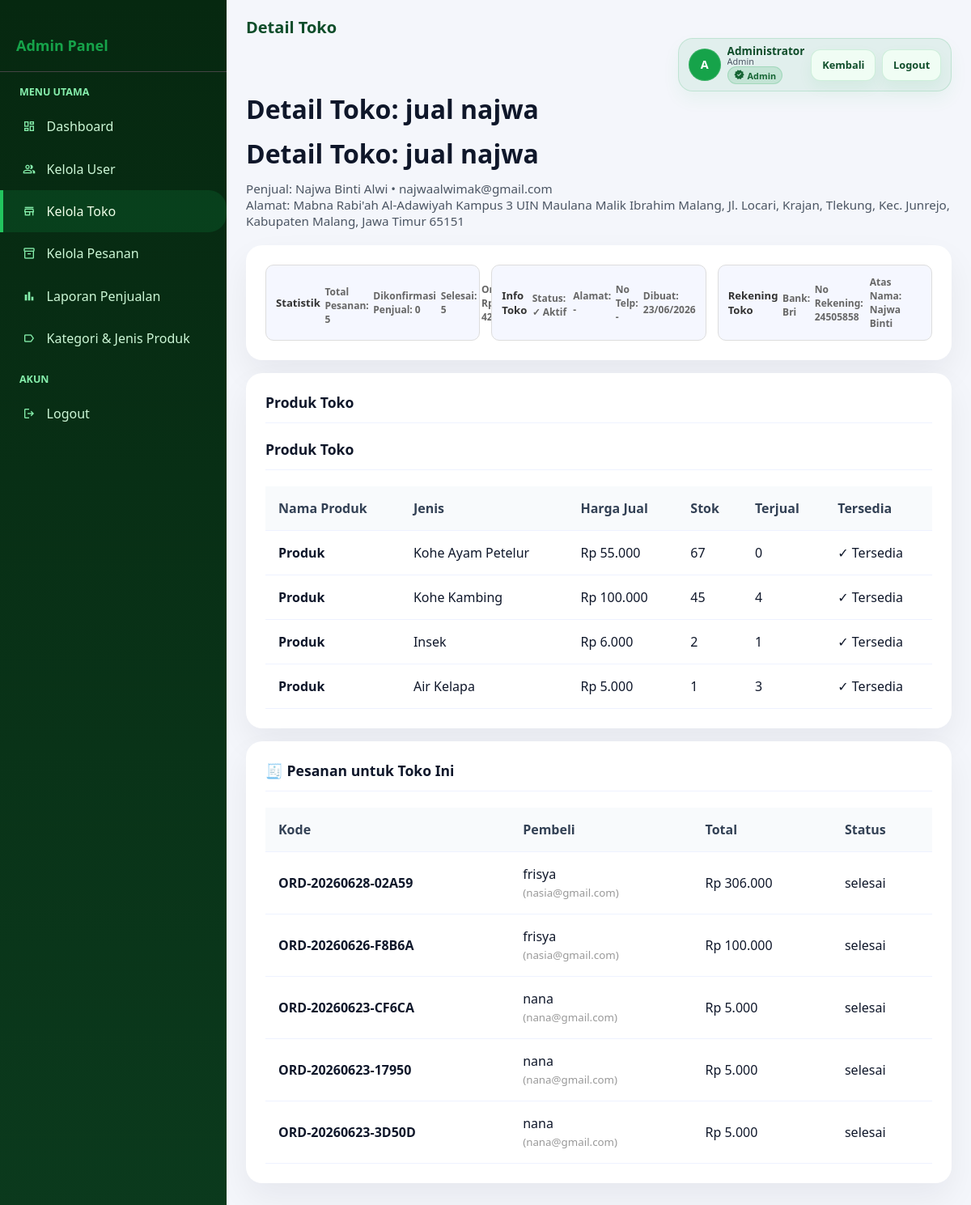
/admin/toko_detail.php?id=1 (signed in), run on the app's committed database.
### tables this page shows
CREATE TABLE `toko` (
  `id` int(10) UNSIGNED NOT NULL,
  `user_id` int(10) UNSIGNED NOT NULL,
  `nama_toko` varchar(150) NOT NULL,
  `deskripsi` text DEFAULT NULL,
  `foto_toko` varchar(255) DEFAULT NULL,
  `bank_nama` varchar(100) DEFAULT NULL,
  `no_rekening` varchar(50) DEFAULT NULL,
  `nama_rekening` varchar(150) DEFAULT NULL,
  `total_terjual` int(10) UNSIGNED NOT NULL DEFAULT 0,
  `is_active` tinyint(1) NOT NULL DEFAULT 1,
  `created_at` datetime NOT NULL DEFAULT current_timestamp(),
  `updated_at` datetime NOT NULL DEFAULT current_timestamp() ON UPDATE current_timestamp()
);

CREATE TABLE `users` (
  `id` int(10) UNSIGNED NOT NULL,
  `nama` varchar(150) NOT NULL,
  `angkatan` varchar(30) NOT NULL COMMENT 'Contoh: 2020, 2021, Alumni',
  `jenis_keanggotaan` enum('penjual','bukan_penjual') NOT NULL,
  `alamat` text NOT NULL,
  `no_telp` varchar(30) DEFAULT NULL COMMENT 'Nomor telepon pengguna',
  `email` varchar(150) NOT NULL,
  `password` varchar(255) NOT NULL COMMENT 'Bcrypt hash',
  `role` enum('admin','penjual','pembeli') NOT NULL DEFAULT 'pembeli',
  `is_active` tinyint(1) NOT NULL DEFAULT 1,
  `created_at` datetime NOT NULL DEFAULT current_timestamp(),
  `updated_at` datetime NOT NULL DEFAULT current_timestamp() ON UPDATE current_timestamp()
);

CREATE TABLE `produk` (
  `id` int(10) UNSIGNED NOT NULL,
  `toko_id` int(10) UNSIGNED NOT NULL,
  `jenis_produk_id` smallint(5) UNSIGNED NOT NULL,
  `jumlah_stok` decimal(12,2) NOT NULL DEFAULT 0.00 COMMENT 'Jumlah penjualan (liter/kg)',
  `harga_jual` decimal(15,2) NOT NULL DEFAULT 0.00 COMMENT 'Harga per liter/kg, tidak termasuk ongkir',
  `deskripsi` text DEFAULT NULL,
  `foto_produk` varchar(255) DEFAULT NULL,
  `is_tersedia` tinyint(1) NOT NULL DEFAULT 1,
  `created_at` datetime NOT NULL DEFAULT current_timestamp(),
  `updated_at` datetime NOT NULL DEFAULT current_timestamp() ON UPDATE current_timestamp()
);

CREATE TABLE `jenis_produk` (
  `id` smallint(5) UNSIGNED NOT NULL,
  `kategori_id` tinyint(3) UNSIGNED NOT NULL,
  `nama_jenis` varchar(100) NOT NULL,
  `satuan` enum('liter','kg') NOT NULL
);

CREATE TABLE `pesanan` (
  `id` int(10) UNSIGNED NOT NULL,
  `kode_pesanan` varchar(30) NOT NULL COMMENT 'Format: ORD-YYYYMMDD-XXXXX',
  `pembeli_id` int(10) UNSIGNED NOT NULL,
  `toko_id` int(10) UNSIGNED NOT NULL,
  `total_harga` decimal(15,2) NOT NULL DEFAULT 0.00,
  `ongkir` decimal(15,2) NOT NULL DEFAULT 0.00,
  `grand_total` decimal(15,2) NOT NULL DEFAULT 0.00,
  `alamat_kirim` text NOT NULL,
  `catatan` text DEFAULT NULL,
  `status` enum('menunggu_konfirmasi','dikonfirmasi','diproses','dikirim','selesai','dibatalkan') NOT NULL DEFAULT 'menunggu_konfirmasi',
  `metode_bayar` enum('transfer','cod','ewallet') NOT NULL DEFAULT 'transfer',
  `bukti_bayar` varchar(255) DEFAULT NULL,
  `created_at` datetime NOT NULL DEFAULT current_timestamp(),
  `updated_at` datetime NOT NULL DEFAULT current_timestamp() ON UPDATE current_timestamp(),
  `bukti_pembayaran` varchar(255) DEFAULT NULL COMMENT 'File bukti pembayaran untuk admin review',
  `bukti_pengiriman` varchar(255) DEFAULT NULL COMMENT 'File bukti pengiriman dari penjual',
  `admin_approval_status` enum('pending','approved','rejected') NOT NULL DEFAULT 'pending' COMMENT 'Status persetujuan admin'
);

### Koneksi.php (called while the page is built, shortened)
<?php
function format_rupiah($nominal) {
    return "Rp " . number_format($nominal, 0, ',', '.');
}
?>

### admin/toko_detail.php (the view, shortened to what this page needs)
<?php
include '../Koneksi.php';
$toko_id = isset($_GET['id']) ? (int)$_GET['id'] : 0;
$toko = mysqli_fetch_assoc(mysqli_query($koneksi, "
    SELECT t.*,
           u.nama AS penjual_nama,
           u.email AS penjual_email,
           u.alamat AS penjual_alamat,
           u.no_telp AS penjual_no_telp,
           u.angkatan AS penjual_angkatan
    FROM toko t
    JOIN users u ON t.user_id = u.id
    WHERE t.id = {$toko_id}
    LIMIT 1
"));
$stats = mysqli_fetch_assoc(mysqli_query($koneksi, "
    SELECT
        COUNT(*) AS total_pesanan,
        SUM(CASE WHEN p.status = 'dikonfirmasi' THEN 1 ELSE 0 END) AS total_dikonfirmasi,
        SUM(CASE WHEN p.status = 'selesai' OR p.status = 'completed' OR p.status = 'dibayar' THEN 1 ELSE 0 END) AS total_selesai,
        COALESCE(SUM(p.grand_total),0) AS total_omzet
    FROM pesanan p
    WHERE p.toko_id = {$toko_id}
"));
$stats = $stats ?: ['total_pesanan'=>0,'total_selesai'=>0,'total_dikonfirmasi'=>0,'total_omzet'=>0];
$produk = mysqli_query($koneksi, "
    SELECT pr.*,
           jp.nama_jenis,
           jp.satuan,
           (
               SELECT COALESCE(SUM(dp.jumlah),0)
               FROM detail_pesanan dp
               WHERE dp.produk_id = pr.id
           ) AS terjual_jumlah
    FROM produk pr
    JOIN jenis_produk jp ON pr.jenis_produk_id = jp.id
    WHERE pr.toko_id = {$toko_id}
    ORDER BY pr.created_at DESC
");
$pesanan = mysqli_query($koneksi, "
    SELECT p.*,
           u.nama AS pembeli_nama,
           u.email AS pembeli_email
    FROM pesanan p
    JOIN users u ON p.pembeli_id = u.id
    WHERE p.toko_id = {$toko_id}
    ORDER BY p.created_at DESC
");
?>
<!DOCTYPE html>
<html>
<head>
    <link rel="stylesheet" href="../admin/Style.css">
</head>
<body>
<div class="wrapper">
    <div class="sidebar">
        <div style="padding: 20px; border-bottom: 1px solid #444;">
            <h3 style="color: #16a34a; font-size: 18px;">Admin Panel</h3>
        </div>
        <ul class="sidebar-menu">
            <li class="sidebar-title">Menu Utama</li>
            <li><a href="index.php"><span class="material-symbols-outlined icon">dashboard</span> Dashboard</a></li>
            <li><a href="users.php"><span class="material-symbols-outlined icon">people</span> Kelola User</a></li>
            <li><a href="kelola_toko.php" class="active"><span class="material-symbols-outlined icon">store</span> Kelola Toko</a></li>
            <li><a href="kelola_pesanan.php"><span class="material-symbols-outlined icon">inventory_2</span> Kelola Pesanan</a></li>
            <li><a href="laporan_penjualan.php"><span class="material-symbols-outlined icon">bar_chart</span> Laporan Penjualan</a></li>
            <li><a href="kelola_kategori.php"><span class="material-symbols-outlined icon">label</span> Kategori & Jenis Produk</a></li>
            <li class="sidebar-title">Akun</li>
            <li><a href="../auth/logout.php"><span class="material-symbols-outlined icon">logout</span> Logout</a></li>
        </ul>
    </div>
    <div class="main-content">
        <div class="navbar">
            <div class="navbar-brand">Detail Toko</div>
            <div class="navbar-right">
                <div class="navbar-user">
                    <div class="avatar">
                        <?php if (!empty($_SESSION['avatar']) && file_exists(__DIR__ . '/../uploads/' . $_SESSION['avatar'])): ?>
                            <img src="../uploads/<?php echo htmlspecialchars($_SESSION['avatar']); ?>" alt="avatar">
                        <?php else: ?>
                            <span class="avatar-initials"><?php echo strtoupper(substr(trim($_SESSION['nama'] ?? 'A'),0,1)); ?></span>
                        <?php endif; ?>
                    </div>
                    <div class="user-info">
                        <div class="user-name"><?php echo htmlspecialchars($_SESSION['nama'] ?? 'Admin'); ?></div>
                        <div class="user-role"><span class="badge <?php echo 'badge-' . (strtolower($_SESSION['role'] ?? 'admin')); ?>"><?php echo htmlspecialchars(ucfirst($_SESSION['role'] ?? 'Admin')); ?></span></div>
                    </div>
                    <div class="navbar-links">
                        <a href="kelola_toko.php" class="btn btn-sm">Kembali</a>
                        <a href="../auth/logout.php" class="btn btn-danger btn-sm">Logout</a>
                    </div>
                </div>
            </div>
        </div>
        <h1 class="page-title">Detail Toko: <?php echo htmlspecialchars($toko['nama_toko'] ?? ''); ?></h1>
            <h1 class="page-title">Detail Toko: <?php echo htmlspecialchars($toko['nama_toko'] ?? ''); ?></h1>
        <p class="page-subtitle">
            Penjual: <?php echo htmlspecialchars($toko['penjual_nama'] ?? ''); ?> • <?php echo htmlspecialchars($toko['penjual_email'] ?? ''); ?>
            <?php if (!empty($toko['penjual_alamat'])) { ?>
                <br>Alamat: <?php echo htmlspecialchars($toko['penjual_alamat']); ?>
            <?php } ?>
        </p>
        <div class="card" style="margin-bottom: 16px;">
            <div class="grid" style="display:grid; grid-template-columns: repeat(auto-fit, minmax(240px, 1fr)); gap: 14px;">
                <div class="badge" style="background:#f5f7ff; color:#333; border:1px solid #ddd; padding:12px; border-radius:10px;">
                    <div style="font-weight:800;">Statistik</div>
                    <div style="font-size:12px; color:#666; margin-top:6px;">Total Pesanan: <?php echo (int)$stats['total_pesanan']; ?></div>
                    <div style="font-size:12px; color:#666;">Dikonfirmasi Penjual: <?php echo (int)$stats['total_dikonfirmasi']; ?></div>
                    <div style="font-size:12px; color:#666;">Selesai: <?php echo (int)$stats['total_selesai']; ?></div>
                    <div style="font-size:12px; color:#666;">Omzet: <?php echo format_rupiah($stats['total_omzet'] ?? 0); ?></div>
                </div>
                <div class="badge" style="background:#f5f7ff; color:#333; border:1px solid #ddd; padding:12px; border-radius:10px;">
                    <div style="font-weight:800;">Info Toko</div>
                    <div style="font-size:12px; color:#666; margin-top:6px;">Status: <?php echo !empty($toko['is_active']) ? '✓ Aktif' : '✗ Nonaktif'; ?></div>
                    <div style="font-size:12px; color:#666;">Alamat: <?php echo htmlspecialchars($toko['alamat'] ?? '-'); ?></div>
                    <div style="font-size:12px; color:#666;">No Telp: <?php echo htmlspecialchars($toko['no_telp'] ?? ($toko['telp'] ?? '-')); ?></div>
                    <div style="font-size:12px; color:#666;">Dibuat: <?php echo !empty($toko['created_at']) ? date('d/m/Y', strtotime($toko['created_at'])) : '-'; ?></div>
                </div>
                <div class="badge" style="background:#f5f7ff; color:#333; border:1px solid #ddd; padding:12px; border-radius:10px;">
                    <div style="font-weight:800;">Rekening Toko</div>
                    <div style="font-size:12px; color:#666; margin-top:6px;">Bank: <?php echo htmlspecialchars($toko['bank_nama'] ?? '-'); ?></div>
                    <div style="font-size:12px; color:#666;">No Rekening: <?php echo htmlspecialchars($toko['no_rekening'] ?? '-'); ?></div>
                    <div style="font-size:12px; color:#666;">Atas Nama: <?php echo htmlspecialchars($toko['nama_rekening'] ?? '-'); ?></div>
                </div>
            </div>
        </div>
        <div class="card" style="margin-bottom: 16px;">
            <div class="card-header">Produk Toko</div>
                <div class="card-header">Produk Toko</div>
            <div style="overflow-x:auto;">
                <table class="table">
                    <thead>
                        <tr>
                            <th>Nama Produk</th>
                            <th>Jenis</th>
                            <th>Harga Jual</th>
                            <th>Stok</th>
                            <th>Terjual</th>
                            <th>Tersedia</th>
                        </tr>
                    </thead>
                    <tbody>
                        <?php if (mysqli_num_rows($produk) === 0) { ?>
                            <tr><td colspan="6" style="text-align:center;color:#999;padding:20px;">Produk tidak ditemukan.</td></tr>
                        <?php } else { while ($p = mysqli_fetch_assoc($produk)) { ?>
                            <tr>
                                <td><strong><?php echo htmlspecialchars($p['nama_produk'] ?? $p['nama'] ?? 'Produk'); ?></strong></td>
                                <td><?php echo htmlspecialchars($p['nama_jenis'] ?? '-'); ?></td>
                                <td><?php echo format_rupiah($p['harga_jual'] ?? 0); ?></td>
                                <td><?php echo (int)($p['jumlah_stok'] ?? 0); ?></td>
                                <td><?php echo (int)($p['terjual_jumlah'] ?? 0); ?></td>
                                <td><?php echo !empty($p['is_tersedia']) ? '✓ Tersedia' : '✗ Tidak' ?></td>
                            </tr>
                        <?php } } ?>
                    </tbody>
                </table>
            </div>
        </div>
        <div class="card">
            <div class="card-header">🧾 Pesanan untuk Toko Ini</div>
            <div style="overflow-x:auto;">
                <table class="table">
                    <thead>
                        <tr>
                            <th>Kode</th>
                            <th>Pembeli</th>
                            <th>Total</th>
                            <th>Status</th>
                        </tr>
                    </thead>
                    <tbody>
                        <?php if (mysqli_num_rows($pesanan) === 0) { ?>
                            <tr><td colspan="4" style="text-align:center;color:#999;padding:20px;">Belum ada pesanan.</td></tr>
                        <?php } else { while ($ps = mysqli_fetch_assoc($pesanan)) { ?>
                            <tr>
                                <td><strong><?php echo htmlspecialchars($ps['kode_pesanan'] ?? $ps['id']); ?></strong></td>
                                <td><?php echo htmlspecialchars($ps['pembeli_nama'] ?? ''); ?><br><small style="color:#999;">(<?php echo htmlspecialchars($ps['pembeli_email'] ?? ''); ?>)</small></td>
                                <td><?php echo format_rupiah($ps['grand_total'] ?? 0); ?></td>
                                <td><?php echo htmlspecialchars($ps['status'] ?? '-'); ?></td>
                            </tr>
                        <?php } } ?>
                    </tbody>
                </table>
            </div>
        </div>
    </div>
</div>
</body>
</html>

### data on the page
toko: nama_toko "jual najwa", user.nama "Najwa Binti Alwi", user.email "najwaalwimak@gmail.com", user.alamat "Mabna Rabi'ah Al-Adawiyah Kampus 3 UIN Maulana Malik Ibrahim Malang, Jl. Locari, Krajan, Tlekung, Kec. Junrejo, Kabupaten Malang, Jawa Timur 65151", created_at "23/06/2026", bank_nama "Bri", no_rekening "24505858", nama_rekening "Najwa Binti"
produk: nama_produk "Produk", jenis_produk.nama_jenis "Kohe Ayam Petelur", harga_jual "Rp 55.000", jumlah_stok "67", terjual_jumlah "0", is_tersedia "✓ Tersedia"
produk: nama_produk "Produk", jenis_produk.nama_jenis "Kohe Kambing", harga_jual "Rp 100.000", jumlah_stok "45", terjual_jumlah "4", is_tersedia "✓ Tersedia"
produk: nama_produk "Produk", jenis_produk.nama_jenis "Insek", harga_jual "Rp 6.000", jumlah_stok "2", terjual_jumlah "1", is_tersedia "✓ Tersedia"
produk: nama_produk "Produk", jenis_produk.nama_jenis "Air Kelapa", harga_jual "Rp 5.000", jumlah_stok "1", terjual_jumlah "3", is_tersedia "✓ Tersedia"
pesanan: kode_pesanan "ORD-20260628-02A59", pembeli.nama "frisya", pembeli.email "nasia@gmail.com", grand_total "Rp 306.000", status "selesai"
pesanan: kode_pesanan "ORD-20260626-F8B6A", pembeli.nama "frisya", pembeli.email "nasia@gmail.com", grand_total "Rp 100.000", status "selesai"
pesanan: kode_pesanan "ORD-20260623-CF6CA", pembeli.nama "nana", pembeli.email "nana@gmail.com", grand_total "Rp 5.000", status "selesai"
pesanan: kode_pesanan "ORD-20260623-17950", pembeli.nama "nana", pembeli.email "nana@gmail.com", grand_total "Rp 5.000", status "selesai"
pesanan: kode_pesanan "ORD-20260623-3D50D", pembeli.nama "nana", pembeli.email "nana@gmail.com", grand_total "Rp 5.000", status "selesai"

### other printed values
substr(trim($_SESSION['nama'] ?? 'A'),0,1) "A"
$_SESSION['nama'] "Administrator"
$_SESSION['role'] "Admin"
$stats['total_pesanan'] "5"
$stats['total_dikonfirmasi'] "0"
$stats['total_selesai'] "5"
format_rupiah($stats['total_omzet'] ?? 0) "Rp…"
$toko['alamat'] "-"
$toko['no_telp'] "-"
